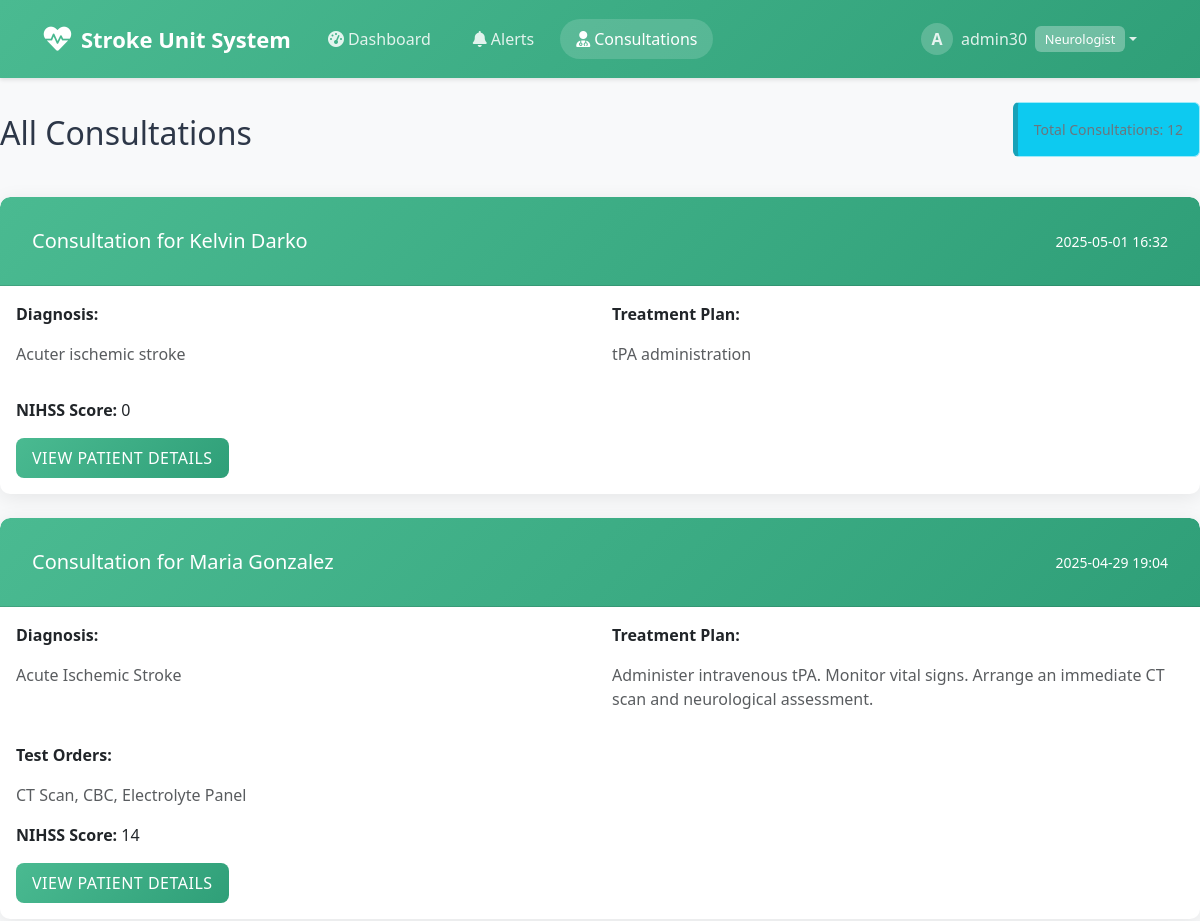
The page /consultations/ (signed in, upper part) on the database as committed earlier.
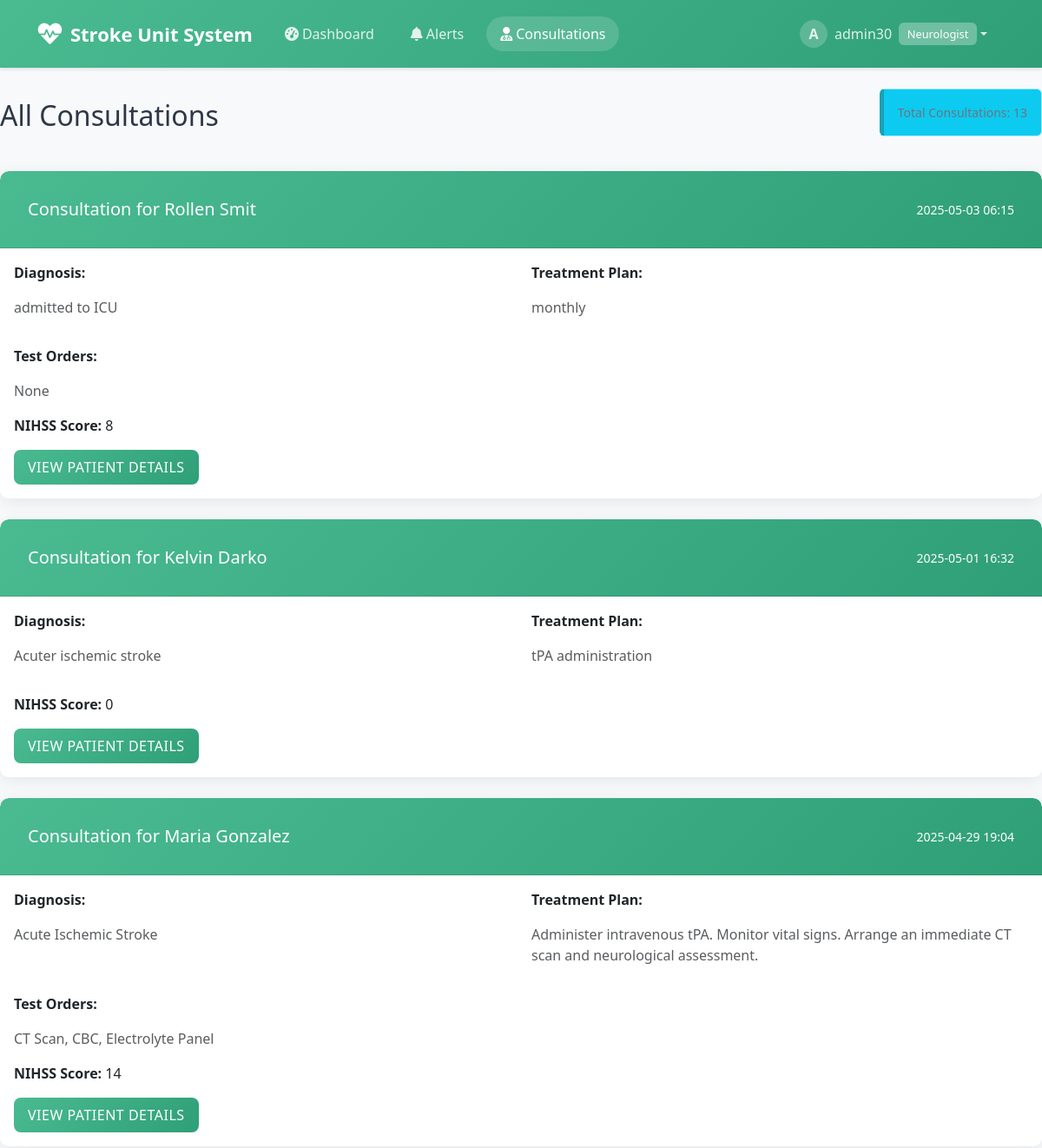
The same page on the database as committed later.
### patientsystem/models.py (models this page shows, shortened)
class Consultation(models.Model):
    patient = models.ForeignKey(Patient, on_delete=models.CASCADE, related_name='consultations')
    date = models.DateTimeField(auto_now_add=True)
    symptom_onset_time = models.DateTimeField(null=True, blank=True)
    diagnosis = models.TextField()
    treatment_plan = models.TextField()
    test_orders = models.TextField(blank=True)
    vitals = models.OneToOneField(Vitals, on_delete=models.CASCADE)
    nihss_score = models.IntegerField()
    tpa_approved = models.BooleanField(default=False, verbose_name="TPA Approved")
    tpa_approval_notes = models.TextField(blank=True, verbose_name="TPA Approval Notes")

class Patient(models.Model):
    GENDER_CHOICES = [
        ('M', 'Male'),
        ('F', 'Female'),
        ('O', 'Other'),
    ]
    hospital_id = models.CharField(max_length=10, unique=True, blank=True)
    first_name = models.CharField(max_length=100)
    last_name = models.CharField(max_length=100)
    date_of_birth = models.DateField()
    gender = models.CharField(max_length=1, choices=GENDER_CHOICES)
    chief_complaint = models.TextField(blank=True)
    address = models.TextField(blank=True)
    phone_number = models.CharField(max_length=20, blank=True)
    emergency_contact = models.CharField(max_length=100, blank=True)
    medical_history = models.TextField(blank=True)
    current_medications = models.TextField(blank=True)
    allergies = models.TextField(blank=True)
    vitals = models.OneToOneField(Vitals, on_delete=models.CASCADE)
    nihss_score = models.IntegerField(default=0)
    nihss_last_updated = models.DateTimeField(auto_now=True)
    created_at = models.DateTimeField(auto_now_add=True)
    updated_at = models.DateTimeField(auto_now=True)
    @property
    def name(self):
        return f"{self.first_name} {self.last_name}"

### patientsystem/decorators.py (the view)
        def wrapped_view(request, *args, **kwargs):
            if not check_role(request.user):
                messages.error(request, f'Only {role}s can access this page.')
                return redirect('patientsystem:dashboard')
            return view_func(request, *args, **kwargs)

### patientsystem/views.py (called while the page is built)
@login_required
@neurologist_required
def consultations(request):
    try:
        consultations = Consultation.objects.all().order_by('-date')
        return render(request, 'patientsystem/consultations.html', {
            'consultations': consultations
        })
    except Exception as e:
        messages.error(request, f'Error accessing consultations: {str(e)}')
        return redirect('patientsystem:dashboard')

### templates/patientsystem/consultations.html (shortened to what this page needs)
{% extends 'base.html' %}
{% block content %}
<div class="d-flex justify-content-between align-items-center mb-4">
    <h2>All Consultations</h2>
    <div class="alert alert-info">
        Total Consultations: {{ consultations|length }}
    </div>
</div>
<div class="row">
    {% for consultation in consultations %}
    <div class="col-12 mb-4">
        <div class="card">
            <div class="card-header bg-primary text-white">
                <div class="d-flex justify-content-between align-items-center">
                    <h5 class="card-title mb-0">
                        Consultation for {{ consultation.patient.name }}
                    </h5>
                    <small>{{ consultation.date|date:"Y-m-d H:i" }}</small>
                </div>
            </div>
            <div class="card-body">
                <div class="row">
                    <div class="col-md-6">
                        <p><strong>Diagnosis:</strong></p>
                        <p class="text-muted">{{ consultation.diagnosis }}</p>
                    </div>
                    <div class="col-md-6">
                        <p><strong>Treatment Plan:</strong></p>
                        <p class="text-muted">{{ consultation.treatment_plan }}</p>
                    </div>
                </div>
                {% if consultation.test_orders %}
                <div class="mt-3">
                    <p><strong>Test Orders:</strong></p>
                    <p class="text-muted">{{ consultation.test_orders }}</p>
                </div>
                {% endif %}
                <div class="mt-3">
                    <p><strong>NIHSS Score:</strong> {{ consultation.nihss_score }}</p>
                </div>
                <div class="mt-3">
                    <a href="{% url 'patientsystem:patient_detail' consultation.patient.id %}" class="btn btn-primary">
                        View Patient Details
                    </a>
                </div>
            </div>
        </div>
    </div>
    {% empty %}
    <div class="col-12">
        <div class="alert alert-success">
            No consultations recorded yet.
        </div>
    </div>
    {% endfor %}
</div>
{% endblock %}

Rows that differ between the two databases and show on the page:
added Consultation: patient.name "Rollen Smit", date "2025-05-03 06:15", diagnosis "admitted to ICU", treatment_plan "monthly", test_orders "None", nihss_score "8"
Other text that changed with them:
{{ consultations|length }}: "12" → "13"
